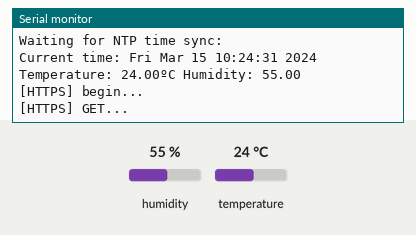
Simulated run of this sketch. Board: ESP32. Parts: the last lines printed to the serial monitor. The inputs (shaded band) are chosen by the test bench; at power-on: humidity 55 %, temperature 24 °C. WiFi joins after 1.5 s; servers stay silent unless stated; the local clock reads 2024-03-15 10:24:30 at power-on unless the sketch sets it.

Above: at 3.2 s.
3.3 s: humidity set to 22 %
At 4.6 s:
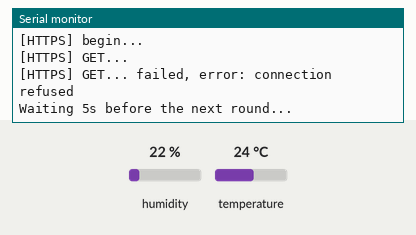
10.3 s: temperature set to 12 °C
At 15.0 s:
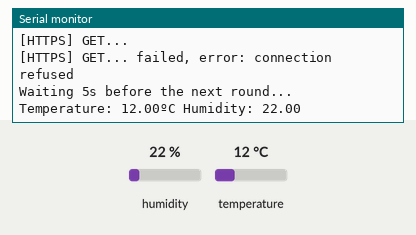
17.3 s: humidity set to 40 %
At 21.5 s:
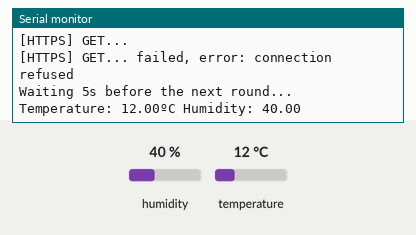
Timing chart, 0 to 23.0 s (numbered marks = the images above; inputs shaded):
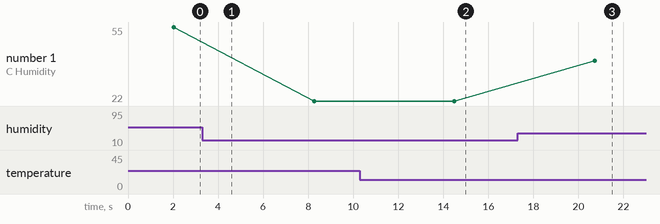

The sketch:

dht11-webhook.ino
```cpp
#include "DHT.h"
#define DHT11PIN 16

#include <WiFi.h>
#include <WiFiMulti.h>


#include <HTTPClient.h>
#include <WiFiClientSecure.h>

WiFiMulti WiFiMulti;

// This is LetsencrypCA.pem, the root Certificate Authority that signed
// the server certifcate for the demo server https://webhook.site/ in this
// example.
const char* rootCACertificate = \
"-----BEGIN CERTIFICATE-----\n" \
"MIIFazCCA1OgAwIBAgIRAIIQz7DSQONZRGPgu2OCiwAwDQYJKoZIhvcNAQELBQAw\n" \
"TzELMAkGA1UEBhMCVVMxKTAnBgNVBAoTIEludGVybmV0IFNlY3VyaXR5IFJlc2Vh\n" \
"cmNoIEdyb3VwMRUwEwYDVQQDEwxJU1JHIFJvb3QgWDEwHhcNMTUwNjA0MTEwNDM4\n" \
"WhcNMzUwNjA0MTEwNDM4WjBPMQswCQYDVQQGEwJVUzEpMCcGA1UEChMgSW50ZXJu\n" \
"ZXQgU2VjdXJpdHkgUmVzZWFyY2ggR3JvdXAxFTATBgNVBAMTDElTUkcgUm9vdCBY\n" \
"MTCCAiIwDQYJKoZIhvcNAQEBBQADggIPADCCAgoCggIBAK3oJHP0FDfzm54rVygc\n" \
"h77ct984kIxuPOZXoHj3dcKi/vVqbvYATyjb3miGbESTtrFj/RQSa78f0uoxmyF+\n" \
"0TM8ukj13Xnfs7j/EvEhmkvBioZxaUpmZmyPfjxwv60pIgbz5MDmgK7iS4+3mX6U\n" \
"A5/TR5d8mUgjU+g4rk8Kb4Mu0UlXjIB0ttov0DiNewNwIRt18jA8+o+u3dpjq+sW\n" \
"T8KOEUt+zwvo/7V3LvSye0rgTBIlDHCNAymg4VMk7BPZ7hm/ELNKjD+Jo2FR3qyH\n" \
"B5T0Y3HsLuJvW5iB4YlcNHlsdu87kGJ55tukmi8mxdAQ4Q7e2RCOFvu396j3x+UC\n" \
"B5iPNgiV5+I3lg02dZ77DnKxHZu8A/lJBdiB3QW0KtZB6awBdpUKD9jf1b0SHzUv\n" \
"KBds0pjBqAlkd25HN7rOrFleaJ1/ctaJxQZBKT5ZPt0m9STJEadao0xAH0ahmbWn\n" \
"OlFuhjuefXKnEgV4We0+UXgVCwOPjdAvBbI+e0ocS3MFEvzG6uBQE3xDk3SzynTn\n" \
"jh8BCNAw1FtxNrQHusEwMFxIt4I7mKZ9YIqioymCzLq9gwQbooMDQaHWBfEbwrbw\n" \
"qHyGO0aoSCqI3Haadr8faqU9GY/rOPNk3sgrDQoo//fb4hVC1CLQJ13hef4Y53CI\n" \
"rU7m2Ys6xt0nUW7/vGT1M0NPAgMBAAGjQjBAMA4GA1UdDwEB/wQEAwIBBjAPBgNV\n" \
"HRMBAf8EBTADAQH/MB0GA1UdDgQWBBR5tFnme7bl5AFzgAiIyBpY9umbbjANBgkq\n" \
"hkiG9w0BAQsFAAOCAgEAVR9YqbyyqFDQDLHYGmkgJykIrGF1XIpu+ILlaS/V9lZL\n" \
"ubhzEFnTIZd+50xx+7LSYK05qAvqFyFWhfFQDlnrzuBZ6brJFe+GnY+EgPbk6ZGQ\n" \
"3BebYhtF8GaV0nxvwuo77x/Py9auJ/GpsMiu/X1+mvoiBOv/2X/qkSsisRcOj/KK\n" \
"NFtY2PwByVS5uCbMiogziUwthDyC3+6WVwW6LLv3xLfHTjuCvjHIInNzktHCgKQ5\n" \
"ORAzI4JMPJ+GslWYHb4phowim57iaztXOoJwTdwJx4nLCgdNbOhdjsnvzqvHu7Ur\n" \
"TkXWStAmzOVyyghqpZXjFaH3pO3JLF+l+/+sKAIuvtd7u+Nxe5AW0wdeRlN8NwdC\n" \
"jNPElpzVmbUq4JUagEiuTDkHzsxHpFKVK7q4+63SM1N95R1NbdWhscdCb+ZAJzVc\n" \
"oyi3B43njTOQ5yOf+1CceWxG1bQVs5ZufpsMljq4Ui0/1lvh+wjChP4kqKOJ2qxq\n" \
"4RgqsahDYVvTH9w7jXbyLeiNdd8XM2w9U/t7y0Ff/9yi0GE44Za4rF2LN9d11TPA\n" \
"mRGunUHBcnWEvgJBQl9nJEiU0Zsnvgc/ubhPgXRR4Xq37Z0j4r7g1SgEEzwxA57d\n" \
"emyPxgcYxn/eR44/KJ4EBs+lVDR3veyJm+kXQ99b21/+jh5Xos1AnX5iItreGCc=\n" \
"-----END CERTIFICATE-----\n";


DHT dht(DHT11PIN, DHT11);

// Setting clock just to be sure...
void setClock() {
  configTime(0, 0, "pool.ntp.org");

  Serial.print(F("Waiting for NTP time sync: "));
  time_t nowSecs = time(nullptr);
  while (nowSecs < 8 * 3600 * 2) {
    delay(500);
    Serial.print(F("."));
    yield();
    nowSecs = time(nullptr);
  }

  Serial.println();
  struct tm timeinfo;
  gmtime_r(&nowSecs, &timeinfo);
  Serial.print(F("Current time: "));
  Serial.print(asctime(&timeinfo));
}


void setup()
{

  Serial.begin(115200);
/* Start the DHT11 Sensor */
  dht.begin();

// set the wifi
  delay(10);

  // We start by connecting to a WiFi network
  WiFiMulti.addAP("<SSID_NAME>", "<WIFI_PASSWORD>");

  Serial.println();
  Serial.println();
  Serial.print("Waiting for WiFi... ");
  while(WiFiMulti.run() != WL_CONNECTED) {
    Serial.print(".");
    delay(500);
  }

  Serial.println("");
  Serial.println("WiFi connected");
  Serial.println("IP address: ");
  Serial.println(WiFi.localIP());
  setClock();

  delay(500);

}

void loop()
{
  float humi = dht.readHumidity();
  float temp = dht.readTemperature();
  Serial.print("Temperature: ");
  Serial.print(temp);
  Serial.print("ºC ");
  Serial.print("Humidity: ");
  Serial.println(humi);
  delay(1000);

    WiFiClientSecure *client = new WiFiClientSecure;
  if(client) {
    client -> setCACert(rootCACertificate);

    {
      // Add a scoping block for HTTPClient https to make sure it is destroyed before WiFiClientSecure *client is
      HTTPClient https;

      Serial.print("[HTTPS] begin...\n");
      if (https.begin(*client, "https://webhook.site/9fa95233-52db-4541-8011-5fdadd64b500")) {  // HTTPS
        Serial.print("[HTTPS] GET...\n");
        // start connection and send HTTP header
        int httpCode = https.GET();

        // httpCode will be negative on error
        if (httpCode > 0) {
          // HTTP header has been send and Server response header has been handled
          Serial.printf("[HTTPS] GET... code: %d\n", httpCode);

          // file found at server
          if (httpCode == HTTP_CODE_OK || httpCode == HTTP_CODE_MOVED_PERMANENTLY) {
            String payload = https.getString();
            Serial.println(payload);
          }
        } else {
          Serial.printf("[HTTPS] GET... failed, error: %s\n", https.errorToString(httpCode).c_str());
        }

        https.end();
      } else {
        Serial.printf("[HTTPS] Unable to connect\n");
      }

      // End extra scoping block
    }

    delete client;
  } else {
    Serial.println("Unable to create client");
  }
  Serial.println();
  Serial.println("Waiting 5s before the next round...");
  delay(5000);


}

/*

void setup() {
  // put your setup code here, to run once:

}

void loop() {
  // put your main code here, to run repeatedly:

}
*/
```

Measured:
- after the input at 10.3 s, the serial monitor: prints a new line after 4.2 s (image 2)
- after the input at 17.3 s, the serial monitor: prints a new line after 3.4 s (image 3)
- plotted number 1: 55 → 22 after the input at 3.3 s, 22 → 40 after the input at 17.3 s
